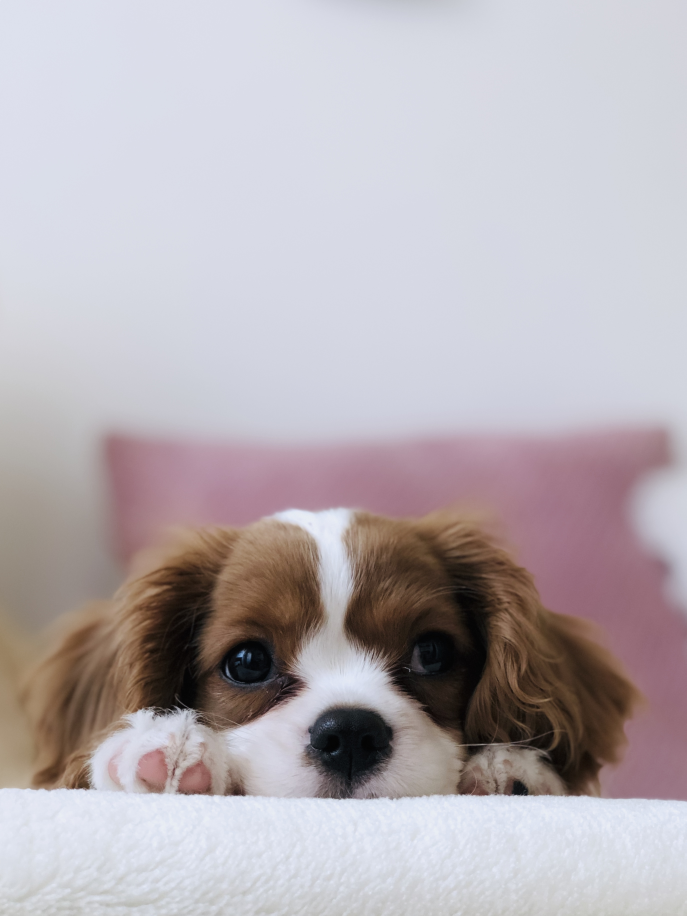
#> input picture opencv_basic/foreground.jpg, 2745 x 3663 px (shown at 1/4 size)
$ python alpha_blending.py
#> lines starting #> are read from the running program, lines starting #| are printed output that depends on the picture; pictures that were not available may be replaced by others from this repository, and a replacement may not be noted
import cv2
import numpy as np

# Load the two images to be blended
foreground = cv2.imread('foreground.jpg')
#> foreground is the input picture: shape (3663, 2745, 3); mean B, G, R 179.8, 174.8, 182.1
background = cv2.imread('background.jpg')
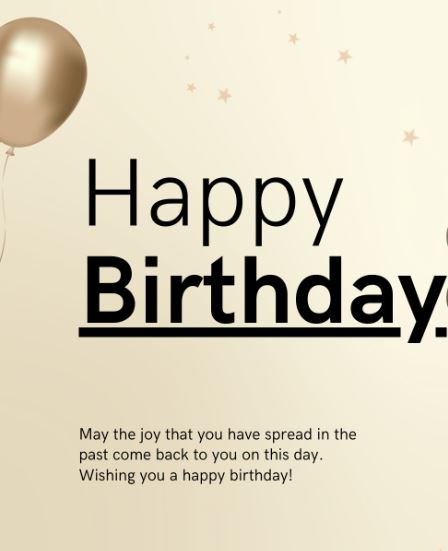
#> input picture opencv_basic/HBD.JPG, 448 x 551 px, given in place of background.jpg, which was not available
#> background is the input picture: shape (551, 448, 3); mean B, G, R 191, 212.5, 219.7

# Resize the images to the same size
foreground = cv2.resize(foreground, (640, 480))
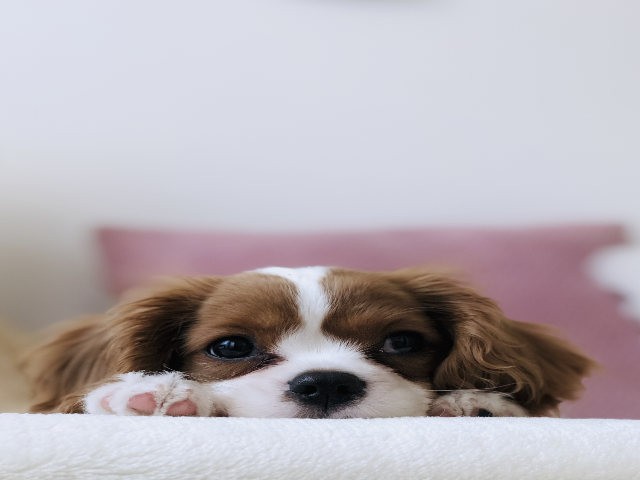
#> foreground: shape (480, 640, 3); mean B, G, R 179.7, 174.8, 182
background = cv2.resize(background, (640, 480))
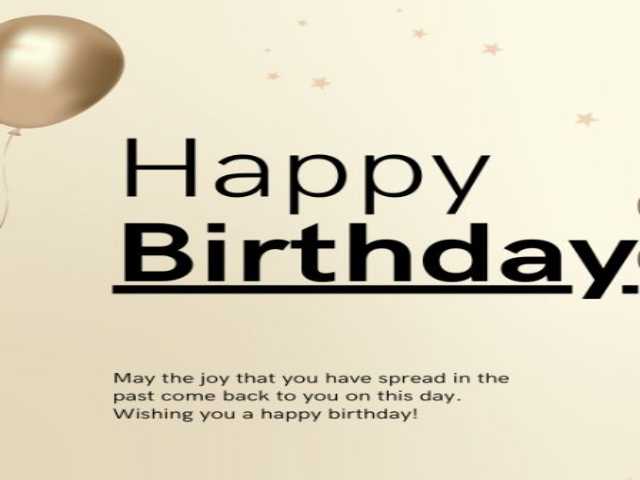
#> background: shape (480, 640, 3); mean B, G, R 190.9, 212.4, 219.7

# Set the weights for each image (alpha and beta)
alpha = 0.5
beta = 1 - alpha

# Set the scalar value added to each pixel after blending (gamma)
gamma = 0


# if alpha and beta are going to be an numpy array
# def customAddWeighted(src1:np.ndarray, alpha: np.ndarray, src2:np.ndarray, beta: np.ndarray, gamma=0):
#     # Check if the images have the same size
#     if src1.shape != src2.shape:
#         raise ValueError("Input images must have the same size.")
#
#     # Perform alpha blending
#     blended_image = np.clip(src1 * alpha[:, :, np.newaxis] + src2 * beta[:, :, np.newaxis] + gamma, 0, 255).astype(
#         np.uint8)
#
#     return blended_image

def add_weighted(src1, alpha, src2, beta, gamma):
    # Check if the input images have the same size and type
#> called with alpha = 0.5, beta = 0.5, gamma = 0
    if src1.shape != src2.shape or src1.dtype != src2.dtype:
        raise ValueError("Input images must have the same size and type")

    # # Slow
    # # Compute the blended output image using loops
    # # Create an output image with the same size and type as the input images
    # dst = np.zeros(src1.shape, dtype=src1.dtype)
    #
    # # Loop through each pixel and blend the images using the formula
    # for i in range(src1.shape[0]):
    #     for j in range(src1.shape[1]):
    #         dst[i, j] = alpha * src1[i, j] + beta * src2[i, j] + gamma

    # Fast
    # Compute the blended output image using NumPy vectorization
    dst = alpha * src1.astype(np.float32) + beta * src2.astype(np.float32) + gamma
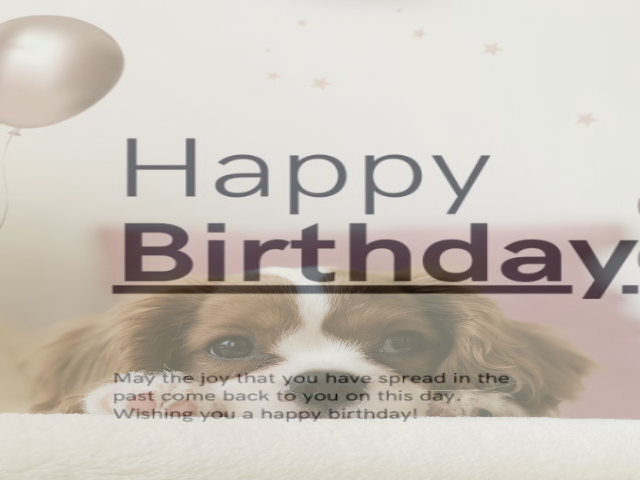
#> dst: shape (480, 640, 3) float32; mean B, G, R 185.3, 193.6, 200.9
    dst = np.clip(dst, 0, 255).astype(src1.dtype)

    return dst


# Blend the two images using the addWeighted function
blended_img = add_weighted(foreground, alpha, background, beta, gamma)
# blended_img = cv2.addWeighted(foreground, alpha, background, beta, gamma)

# Display the blended image
cv2.imshow('Blended Image', blended_img)
cv2.waitKey(0)
cv2.destroyAllWindows()
